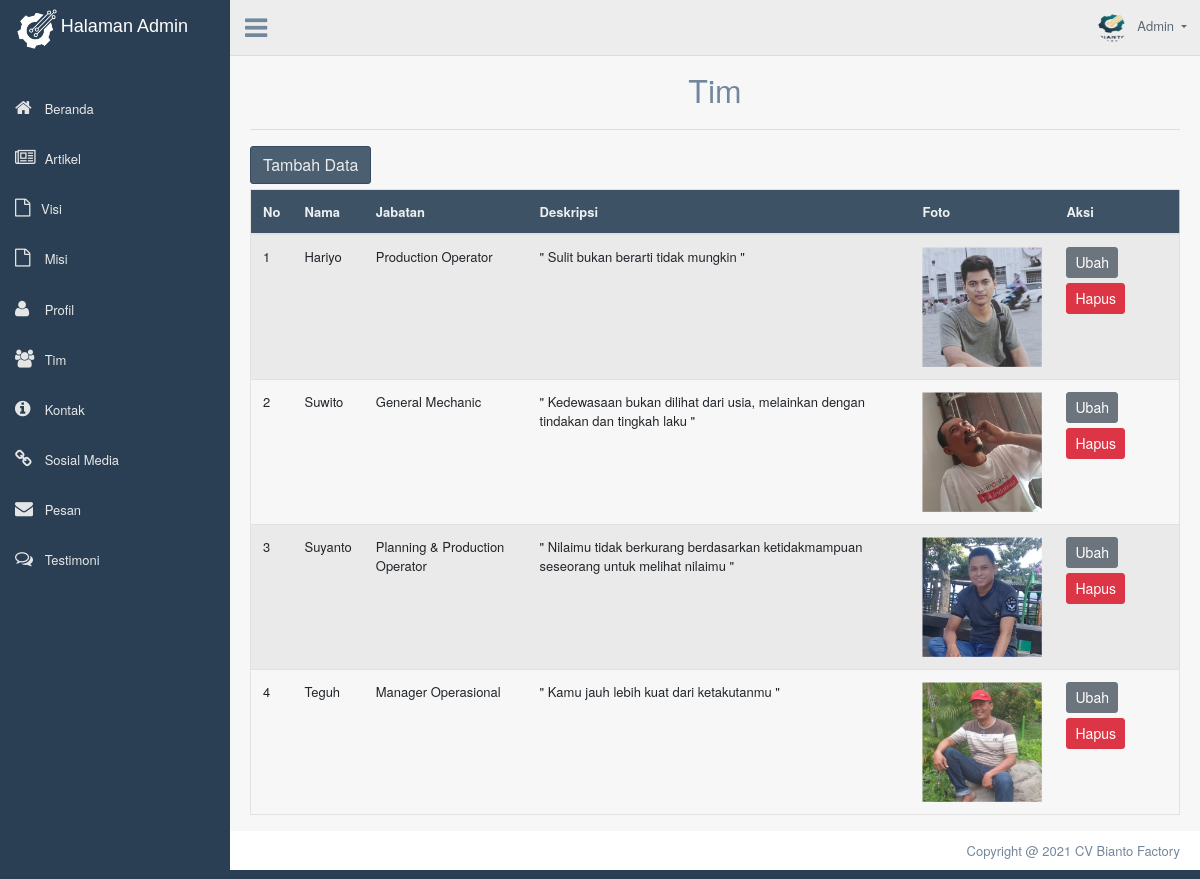
Page /admin/dashboard.php?page=tampiltim (signed in) on the committed database.
### tables this page shows
CREATE TABLE `team` (
  `id` int(11) NOT NULL,
  `nama` varchar(255) NOT NULL,
  `jabatan` varchar(255) NOT NULL,
  `deskripsi` longtext NOT NULL,
  `foto` blob NOT NULL,
  `instagram` varchar(255) NOT NULL,
  `facebook` varchar(255) NOT NULL
);

### admin/CRUD-Tim/tampil.php (the view, shortened to what this page needs)
<?php
include('../includes/config.php');
?>
<div class="container" style="margin-top:20px">
	<center>
		<font size="6">Tim</font>
	</center>
	<hr>
	<a href="dashboard.php?page=tambahtim"><button class="btn btn-dark right">Tambah Data</button></a>
	<div class="table-responsive">
		<table class="table table-striped jambo_table bulk_action">
			<thead>
				<tr>
					<th>No</th>
					<th>Nama</th>
					<th>Jabatan</th>
					<th>Deskripsi</th>
					<th>Foto</th>
					<th>Aksi</th>
				</tr>
			</thead>
			<tbody>
				<?php
				$sql = mysqli_query($koneksidb, "SELECT * FROM team ORDER BY id DESC") or die(mysqli_error($koneksidb));
				if (mysqli_num_rows($sql) > 0) {
					$no = 1;
					while ($data = mysqli_fetch_assoc($sql)) {
						echo '
						<tr>
							<td>' . $no . '</td>
							<td>' . $data['nama'] . '</td>
							<td>' . $data['jabatan'] . '</td>
							<td>' . $data['deskripsi'] . '</td>
							<td><img src="assets/images/'.$data['foto'].'" height="120"></td>
							<td>
								<a href="dashboard.php?page=edittim&id=' . $data['id'] . '" class="btn btn-secondary btn-sm">Ubah</a>
								<a href="CRUD-Tim/delete.php?id=' . $data['id'] . '" class="btn btn-danger btn-sm" onclick="return confirm(\'Yakin ingin menghapus data ini?\')">Hapus</a>
							</td>
						</tr>
						';
						$no++;
					}
				} else {
					echo '
					<tr>
						<td colspan="6">Tidak ada data.</td>
					</tr>
					';
				}
				?>
		</table>
	</div>
</div>

### admin/dashboard.php (shortened to what this page needs)
<?php
include('includes/config.php');
if (strlen($_SESSION['alogin']) == 0) {
  header('location:index.php');
} else {
?>
  <!DOCTYPE html>
  <html lang="en">
  <head>
    <link href="assets/bootstrap/dist/css/bootstrap.min.css" rel="stylesheet">
    <link href="assets/font-awesome/css/font-awesome.min.css" rel="stylesheet">
    <link href="assets/nprogress/nprogress.css" rel="stylesheet">
    <link href="assets/iCheck/skins/flat/green.css" rel="stylesheet">
    <link href="assets/bootstrap-progressbar/css/bootstrap-progressbar-3.3.4.min.css" rel="stylesheet">
    <link href="assets/css/custom.min.css" rel="stylesheet">
  </head>
  <body class="nav-md">
    <div class="container body">
      <div class="main_container">
        <div class="col-md-3 left_col">
          <div class="left_col scroll-view">
            <div class="navbar nav_title" style="border: 0;" style="padding: 25px;">
              <center>
                &nbsp; <a href="dashboard.php" style="margin-left: 10px;"><img src="../assets/images/produkbiantofix3.png" height="40" width="40" alt=""><span>
                    <font size="4" color="white" face="arial"> Halaman Admin</font>
                  </span></a>
              </center>
            </div>
            <br />
            <div id="sidebar-menu" class="main_menu_side hidden-print main_menu">
              <div class="menu_section">
                <ul class="nav side-menu">
                  <li class="">
                    <a href="dashboard.php?">
                      <i class="fa fa-home" aria-hidden="true"></i> Beranda
                    </a>
                  </li>
                  <li class="">
                    <a href="dashboard.php?page=tampilartikel">
                      <i class="fa fa-newspaper-o" aria-hidden="true"></i> Artikel
                    </a>
                  </li>
                  <li class="">
                    <a href="dashboard.php?page=tampilvisi">
                      <i class="fa fa-file-o" aria-hidden="true"></i>Visi
                    </a>
                  </li>
                  <li class="">
                    <a href="dashboard.php?page=tampilmisi">
                      <i class="fa fa-file-o" aria-hidden="true"></i> Misi
                    </a>
                  </li>
                  <li class="">
                    <a href="dashboard.php?page=tampilprofil">
                      <i class="fa fa-user" aria-hidden="true"></i> Profil
                    </a>
                  </li>
                  <li class="">
                    <a href="dashboard.php?page=tampiltim">
                      <i class="fa fa-users" aria-hidden="true"></i> Tim
                    </a>
                  </li>
                  <li class="">
                    <a href="dashboard.php?page=tampilkontak">
                      <i class="fa fa-info-circle" aria-hidden="true"></i> Kontak
                    </a>
                  </li>
                  <li class="">
                    <a href="dashboard.php?page=tampilsosialmedia">
                      <i class="fa fa-link" aria-hidden="true"></i> Sosial Media
                    </a>
                  </li>
                  <li class="">
                    <a href="dashboard.php?page=tampilpesan">
                      <i class="fa fa-envelope"aria-hidden="true"></i> Pesan
                    </a>
                  </li>
                  <li class="">
                    <a href="dashboard.php?page=tampiltesti">
                      <i class="fa fa-comments-o"></i> Testimoni
                    </a>
                  </li>
                </ul>
              </div>
            </div>
          </div>
        </div>
        <div class="top_nav">
          <div class="nav_menu">
            <div class="nav toggle">
              <a id="menu_toggle"><i class="fa fa-bars"></i></a>
            </div>
            <nav class="nav navbar-nav">
              <ul class=" navbar-right">
                <li class="nav-item dropdown open">
                  <a href="#" class="user-profile dropdown-toggle" aria-haspopup="true" id="navbarDropdown" data-toggle="dropdown" aria-expanded="false">
                    <img src="assets/images/logo.png" alt="">Admin
                  </a>
                </li>
              </ul>
            </nav>
          </div>
        </div>
        <div class="right_col" role="main">
          <?php
          $queries = array();
          parse_str($_SERVER['QUERY_STRING'], $queries);
          switch ($queries['page']) {
            case 'tampiltim':
              include 'CRUD-Tim/tampil.php';
              break;
          }
          ?>
        </div>
        <footer>
          <div class="pull-right">
            Copyright @ 2021 CV Bianto Factory
          </div>
          <div class="clearfix"></div>
        </footer>
      </div>
    </div>
  </body>
  </html>
<?php } ?>

### rows in the picture
team: nama "Hariyo", jabatan "Production Operator", deskripsi "\" Sulit bukan berarti tidak mungkin \"", foto (picture)
team: nama "Suwito", jabatan "General Mechanic", deskripsi "\" Kedewasaan bukan dilihat dari usia, melainkan dengan tindakan dan tingkah laku \"", foto (picture)
team: nama "Suyanto", jabatan "Planning & Production Operator", deskripsi "\" Nilaimu tidak berkurang berdasarkan ketidakmampuan seseorang untuk melihat nilaimu \"", foto (picture)
team: nama "Teguh", jabatan "Manager Operasional", deskripsi "\" Kamu jauh lebih kuat dari ketakutanmu \"", foto (picture)
